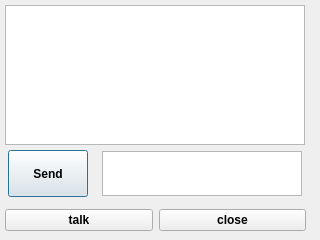
<?xml version="1.0" encoding="UTF-8"?>
<ui version="4.0">
 <class>AudioCall</class>
 <widget class="QDialog" name="AudioCall">
  <property name="geometry">
   <rect>
    <x>0</x>
    <y>0</y>
    <width>320</width>
    <height>240</height>
   </rect>
  </property>
  <property name="windowTitle">
   <string>Dialog</string>
  </property>
  <widget class="QTextBrowser" name="textBrowser">
   <property name="geometry">
    <rect>
     <x>5</x>
     <y>5</y>
     <width>300</width>
     <height>140</height>
    </rect>
   </property>
  </widget>
  <widget class="QWidget" name="layoutWidget">
   <property name="geometry">
    <rect>
     <x>0</x>
     <y>150</y>
     <width>311</width>
     <height>47</height>
    </rect>
   </property>
   <layout class="QHBoxLayout" name="horizontalLayout">
    <item>
     <widget class="QPushButton" name="pushButton_Send">
      <property name="sizePolicy">
       <sizepolicy hsizetype="Maximum" vsizetype="Maximum">
        <horstretch>0</horstretch>
        <verstretch>0</verstretch>
       </sizepolicy>
      </property>
      <property name="maximumSize">
       <size>
        <width>16777215</width>
        <height>75</height>
       </size>
      </property>
      <property name="font">
       <font>
        <weight>75</weight>
        <bold>true</bold>
       </font>
      </property>
      <property name="text">
       <string>Send</string>
      </property>
     </widget>
    </item>
    <item>
     <widget class="QTextEdit" name="textEdit">
      <property name="sizePolicy">
       <sizepolicy hsizetype="Maximum" vsizetype="Maximum">
        <horstretch>0</horstretch>
        <verstretch>0</verstretch>
       </sizepolicy>
      </property>
      <property name="maximumSize">
       <size>
        <width>200</width>
        <height>45</height>
       </size>
      </property>
     </widget>
    </item>
   </layout>
  </widget>
  <widget class="QWidget" name="layoutWidget">
   <property name="geometry">
    <rect>
     <x>5</x>
     <y>200</y>
     <width>301</width>
     <height>41</height>
    </rect>
   </property>
   <layout class="QHBoxLayout" name="horizontalLayout_2">
    <item>
     <widget class="QPushButton" name="pushButton_talk">
      <property name="font">
       <font>
        <weight>75</weight>
        <bold>true</bold>
       </font>
      </property>
      <property name="text">
       <string>talk</string>
      </property>
     </widget>
    </item>
    <item>
     <widget class="QPushButton" name="pushButton_close">
      <property name="font">
       <font>
        <weight>75</weight>
        <bold>true</bold>
       </font>
      </property>
      <property name="text">
       <string>close</string>
      </property>
     </widget>
    </item>
   </layout>
  </widget>
  <action name="actionSendMessage">
   <property name="text">
    <string>SendMessage</string>
   </property>
   <property name="shortcut">
    <string>Return</string>
   </property>
  </action>
 </widget>
 <resources/>
 <connections/>
</ui>
